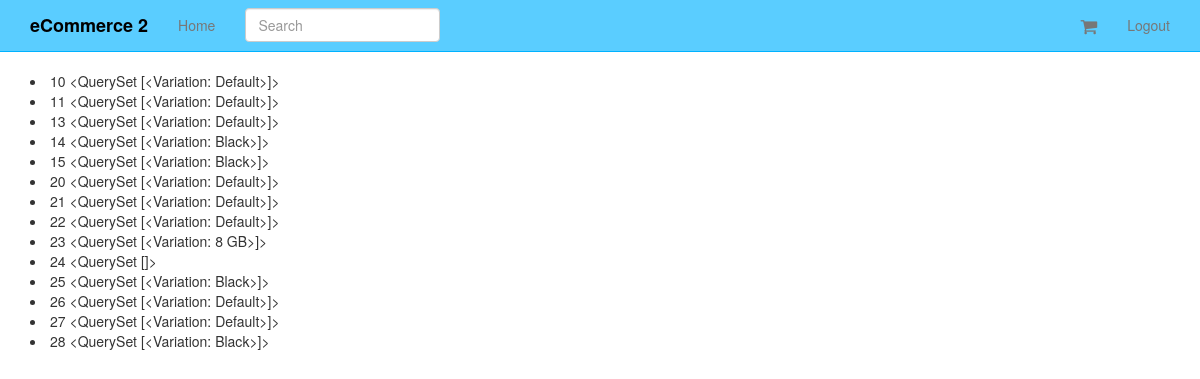
Screenshot of /orders/ (signed in) with the database file from the repository.
### orders/models.py (models this page shows, shortened)
class Order(models.Model):
	status = models.CharField(max_length=120, choices=ORDER_STATUS_CHOICES, default='created')
	cart = models.ForeignKey(Cart)
	user = models.ForeignKey(UserCheckout, null=True)
	billing_address = models.ForeignKey(UserAddress, related_name='billing_address', null=True)
	shipping_address = models.ForeignKey(UserAddress, related_name='shipping_address', null=True)
	shipping_total_price = models.DecimalField(max_digits=50, decimal_places=2, default=5.99)
	order_total = models.DecimalField(max_digits=50, decimal_places=2, )

### carts/models.py (models this page shows)
class Cart(models.Model):
	user = models.ForeignKey(settings.AUTH_USER_MODEL, null=True, blank=True)
	items = models.ManyToManyField(Variation, through=CartItem)
	timestamp = models.DateTimeField(auto_now_add=True, auto_now=False)
	updated = models.DateTimeField(auto_now_add=False, auto_now=True)
	subtotal = models.DecimalField(max_digits=50, decimal_places=2, default=25.00)
	tax_percentage  = models.DecimalField(max_digits=10, decimal_places=5, default=0.085)
	tax_total = models.DecimalField(max_digits=50, decimal_places=2, default=25.00)
	total = models.DecimalField(max_digits=50, decimal_places=2, default=25.00)
	def __unicode__(self):
		return str(self.id)
	def update_subtotal(self):
		print "updating..."
		subtotal = 0
		items = self.cartitem_set.all()
		for item in items:
			subtotal += item.line_item_total
		self.subtotal = "%.2f" %(subtotal)
		self.save()

### products/models.py (models this page shows, shortened)
class Variation(models.Model):
	product = models.ForeignKey(Product)
	title = models.CharField(max_length=120)
	price = models.DecimalField(decimal_places=2, max_digits=20)
	sale_price = models.DecimalField(decimal_places=2, max_digits=20, null=True, blank=True)
	active = models.BooleanField(default=True)
	inventory = models.IntegerField(null=True, blank=True) #refer none == unlimited amount
	def __unicode__(self):
		return self.title

### orders/views.py (the view)
# urls.py: url(r'^orders/$', OrderList.as_view(), name='orders'),
class OrderList(ListView):
	queryset = Order.objects.all()
	def get_queryset(self):
		user_check_id = self.request.session.get("user_checkout_id")
		user_checkout = UserCheckout.objects.get(id=user_check_id)
		return super(OrderList, self).get_queryset().filter(user=user_checkout)

### orders/templates/orders/order_list.html
{% extends "base.html" %}
{% block content %}
{% for object in object_list %}
<li>
{{ object.id }}
{{ object.cart.items.all }}
</li>
{% endfor %}
{% endblock %}

### static_in_pro/our_static/css/navbar-static-top.css (style rules this page uses)
body { min-height: 1000px; }

### rows the page displays
Order: id "10", cart.items.all "<QuerySet [<Variation: Default>]>"
Order: id "11", cart.items.all "<QuerySet [<Variation: Default>]>"
Order: id "13", cart.items.all "<QuerySet [<Variation: Default>]>"
Order: id "14", cart.items.all "<QuerySet [<Variation: Black>]>"
Order: id "15", cart.items.all "<QuerySet [<Variation: Black>]>"
Order: id "20", cart.items.all "<QuerySet [<Variation: Default>]>"
Order: id "21", cart.items.all "<QuerySet [<Variation: Default>]>"
Order: id "22", cart.items.all "<QuerySet [<Variation: Default>]>"
Order: id "23", cart.items.all "<QuerySet [<Variation: 8 GB>]>"
Order: id "24", cart.items.all "<QuerySet []>"
Order: id "25", cart.items.all "<QuerySet [<Variation: Black>]>"
Order: id "26", cart.items.all "<QuerySet [<Variation: Default>]>"
Order: id "27", cart.items.all "<QuerySet [<Variation: Default>]>"
Order: id "28", cart.items.all "<QuerySet [<Variation: Black>]>"
